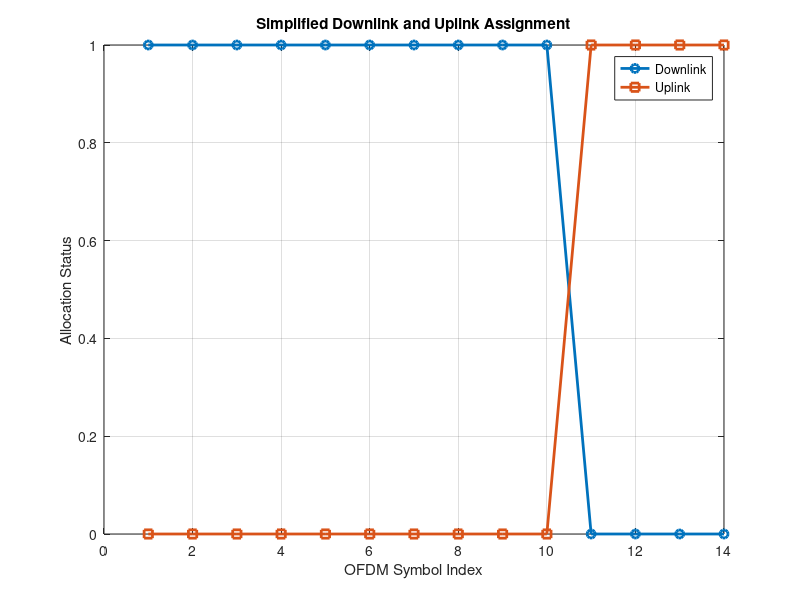

Recreate this plot in MATLAB.

clc;
clear;
close all;

symbols = 1:14;

DL = [1 1 1 1 1 1 1 1 1 1 0 0 0 0];
UL = [0 0 0 0 0 0 0 0 0 0 1 1 1 1];

% Plot Downlink and Uplink Assignment
figure;

plot(symbols, DL, 'o-', 'LineWidth', 2);
hold on;

plot(symbols, UL, 's-', 'LineWidth', 2);

grid on;
xlabel('OFDM Symbol Index');
ylabel('Allocation Status');
title('Simplified Downlink and Uplink Assignment');

legend('Downlink', 'Uplink');
